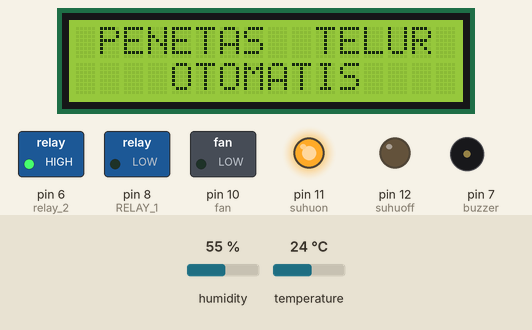
Bench run of a sketch on a simulated Arduino Uno, built with avr-gcc and run on an emulated ATmega328P. Shown: 16×2 character LCD, switched loads named in the sketch (green lamp = pin HIGH), output pins drawn as LEDs (lit = HIGH), buzzer (waves = sounding, pin HIGH). Wiring (inferred from the names in the program): DHT11 sensor: data pin 2. The inputs (shaded band) are chosen by the test bench; at power-on: temperature 24 °C, humidity 55 %. EEPROM starts erased; what the sketch prints to the serial monitor is not drawn.

Above: at 1.9 s.
2.0 s: temperature set to 41 °C
At 5.9 s:
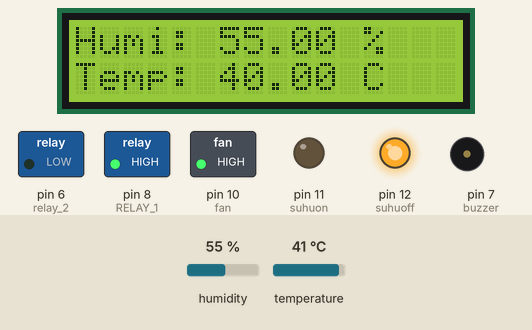
6.2 s: temperature set to 28 °C
At 10.2 s:
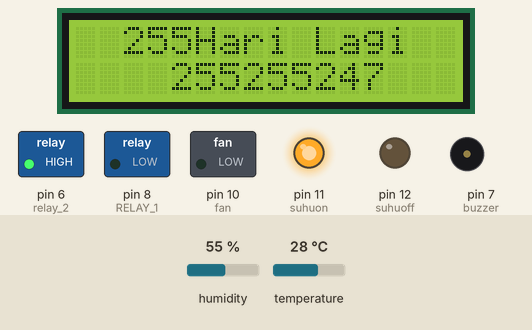
12.9 s: temperature set to 39 °C
At 17.7 s:
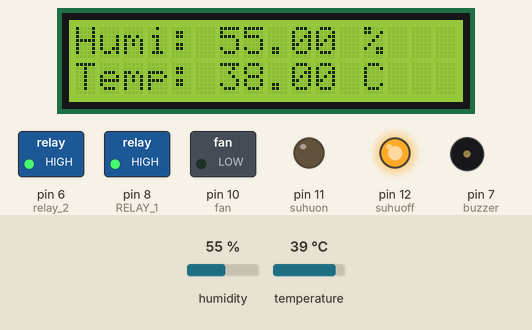
18.2 s: humidity set to 22 %
At 21.3 s:
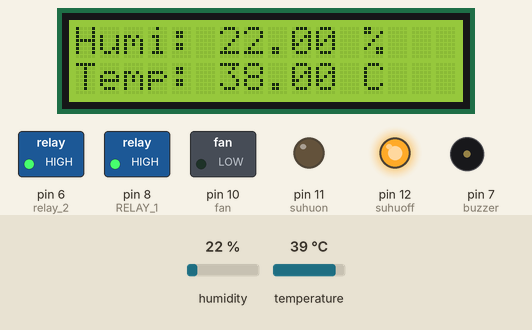
Timing chart, 0 to 22.8 s (numbered marks = the images above; inputs shaded):
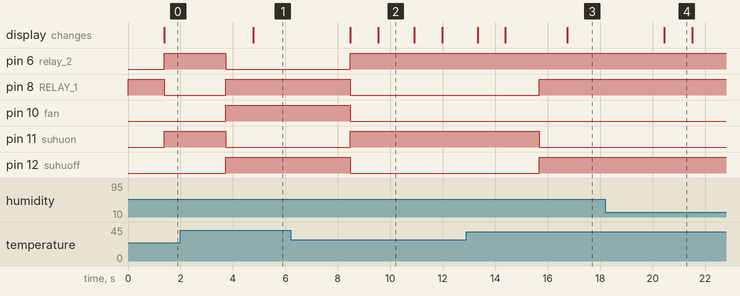

The sketch:

sketch_apr29a.ino
```cpp
#include <Wire.h> // Include Wire.h to control I2C
#include <LiquidCrystal_I2C.h> //Download & include the code library can be downloaded below
LiquidCrystal_I2C lcd(0x3F,2,1,0,4,5,6,7,3, POSITIVE); // pins connected to LCD
#include "DHT.h"
#include <EEPROM.h>
#define DHTPIN 2 // definisikan pin yang digunakan utk sensor DHT11

// Tentukan jenis DHT yang digunakan (pilih salah satu)
// Saat ini yang dipilih adalah DHT11
#define DHTTYPE DHT11 // DHT 11


DHT dht(DHTPIN, DHTTYPE);

#define RELAY_ON 0
#define RELAY_OFF 1
#define RELAY_1  8   // pin yang digunakan yaitu pin 8
#define RELAY_2  6

#define suhuon 11
#define suhuoff 12

  float h = dht.readHumidity();
  float t = dht.readTemperature();
  float a = t-1;

long durasiSerial = 0;
long durasiLed = 0;
long jedaText = 3000;
long jedaLed = 8000;
long jedaSerial = 12000;


int S = 59; // count seconds
int M = 59; // count minutes
int H = 23; // count hours
int D = 20;
int i;

void setup()
{
  Serial.println("DHTxx test!");
  dht.begin();

 // Set pin as output.
  pinMode(RELAY_1, OUTPUT);
  pinMode(6, OUTPUT); //relay 2
  pinMode(suhuon, OUTPUT);
  pinMode(suhuoff, OUTPUT);
  pinMode(10, OUTPUT); //fan
  pinMode(7, OUTPUT); //buzzer

 // Initialize relay one as off so that on reset it would be off by default
  digitalWrite(RELAY_1, RELAY_OFF);

  lcd.begin (16,2);
  Serial.begin(9600);
}

void loop()
{
  float h = dht.readHumidity();
  float t = dht.readTemperature();
  float a = t-1;
  unsigned long curr = millis();


 S = EEPROM.read(60);
 M = EEPROM.read(61);
 H = EEPROM.read(0);
 D = EEPROM.read(1);

   if (D<0)
 {
 D=20;
 H=23;
 M=59;
 S=59;
 }

  S--;
 delay(1000);

 if(S<0)
 {
 M--;
 S=59;
 }

 if(M<0)
 {
 H--;
 M=59;
 }

 if(H<0)
 {
 D--;
 H=23;
 }

 EEPROM.write(60, S);
 EEPROM.write(61, M);
 EEPROM.write(0, H);
 EEPROM.write(1, D);


 if(S==50 && M==59 && H==23 && D==2)
  {
    digitalWrite(7, HIGH);
  }
  if(S==48 && M==59 && H==23 && D==2)
  {
    digitalWrite(7, LOW);
  }
  if(S==47 && M==59 && H==23 && D==2)
  {
    digitalWrite(7, HIGH);
  }
  if(S==45 && M==59 && H==23 && D==2)
  {
    digitalWrite(7, LOW);
  }
  if(S==44 && M==59 && H==23 && D==2)
  {
    digitalWrite(7, HIGH);
  }
  if(S==41 && M==59 && H==23 && D==2)
  {
    digitalWrite(7, LOW);
  }


  if(S==50 && M==59 && H==23 && D==1)
  {
    digitalWrite(7, HIGH);
  }
  if(S==48 && M==59 && H==23 && D==1)
  {
    digitalWrite(7, LOW);
  }
  if(S==47 && M==59 && H==23 && D==1)
  {
    digitalWrite(7, HIGH);
  }
  if(S==44 && M==59 && H==23 && D==1)
  {
    digitalWrite(7, LOW);
  }


   if(S==10 && M==0 && H==0 && D==0)
  {
    digitalWrite(7, HIGH);
  }
  if(S==0 && M==0 && H==0 && D==0)
  {
    digitalWrite(7, LOW);
  }

//displaylcd

 if(curr - durasiSerial < jedaText)
      {
        lcd.clear();
        text();
      }
      if(curr - durasiSerial > jedaText)
       {
       lcd.clear();       // suhu();
       lcd.setCursor(0,0);
       lcd.print("Humi: ");
       lcd.print(h);
       lcd.print(" %      ");
       lcd.setCursor(0,1);
       lcd.print("Temp: ");
       lcd.print(a);
       lcd.print(" C      ");
       Serial.println(millis());
       }
       if(curr - durasiSerial > jedaLed)
       {
        lcd.clear();
       timer();
 if(M>9)
 {
 lcd.setCursor(7,1);
 lcd.print(M);
 }
 else
 {
 lcd.setCursor(7,1);
 lcd.print("0");
 lcd.setCursor(8,1);
 lcd.print(M);
 lcd.setCursor(9,1);
 lcd.print(":");
 }

 if(S>9)
 {
 lcd.setCursor(10,1);
 lcd.print(S);
 }
 else
 {
 lcd.setCursor(10,1);
 lcd.print("0");
 lcd.setCursor(11,1);
 lcd.print(S);
 lcd.setCursor(12,1);
 lcd.print(" ");
 }

 if(H>9)
 {
 lcd.setCursor(4,1);
 lcd.print (H);
 }
 else
 {
 lcd.setCursor(4,1);
 lcd.print("0");
 lcd.setCursor(5,1);
 lcd.print(H);
 lcd.setCursor(6,1);
 lcd.print(":");
 }
  if(D>9)
 {
 lcd.setCursor(2,0);
 lcd.print (D);
 }
 else
 {
 lcd.setCursor(3,0);
 lcd.print("0");
 lcd.setCursor(4,0);
 lcd.print(D);
 }

  if(curr - durasiSerial > jedaSerial)
        {
          durasiSerial = curr;
        }
       }


      Serial.println(curr - durasiSerial);

//end display

  // Baca humidity dan temperature


  // Cek hasil pembacaan, dan tampilkan bila ok
  if (isnan(t) || isnan(h)) {
    Serial.println("Failed to read from DHT");
    return;
  }


  if (a<37)// ON
{
  digitalWrite(6, HIGH);
}
 else if (a>38)//OFF
  {
  digitalWrite(6, LOW);
  }

  if (a<37)// ON
{
  digitalWrite(RELAY_1, RELAY_ON);
  digitalWrite(suhuon, HIGH);
  digitalWrite(suhuoff, LOW);
}
 else if (a>37.5)//OFF
  {
  digitalWrite(RELAY_1, RELAY_OFF);
  digitalWrite(suhuoff, HIGH);
  digitalWrite(suhuon, LOW);
  }


  if (a<38)
  {
    digitalWrite(10, LOW);
  }
  if (a>38)
  {
    digitalWrite(10, HIGH);
  }


  if(H==23)
   {
    digitalWrite(10, HIGH);
  }
  if(H==22)
  {
    digitalWrite(10, LOW);
  }
  if(H==17)
   {
    digitalWrite(10, HIGH);
  }
  if(H==16)
  {
    digitalWrite(10, LOW);
  }
  if(H==11)
   {
    digitalWrite(10, HIGH);
  }
  if(H==10)
  {
    digitalWrite(10, LOW);
  }
    if(H==5)
   {
    digitalWrite(10, HIGH);
  }
  if(H==4)
  {
    digitalWrite(10, LOW);
  }

}

unsigned long timer()
    {
 lcd.setCursor(5,0);
 lcd.print("Hari Lagi");
 lcd.setCursor(6,1);
 lcd.print(":");
 lcd.setCursor(9,1);
 lcd.print(":");
    }

  unsigned long suhu()
  {
     float h = dht.readHumidity();
  float t = dht.readTemperature();
  float a = t-1;
   if (isnan(t) || isnan(h)) {
    Serial.println("Failed to read from DHT");
    return;   }
  lcd.setCursor(0,0);
  lcd.print("Humi: ");
  lcd.print(h);
  lcd.print(" %      ");
  lcd.setCursor(0,1);
  lcd.print("Temp: ");
  lcd.print(a);
  lcd.print(" C      ");
  lcd.clear();
  }

  unsigned long text()
    {
 lcd.setCursor(1,0);
 lcd.print("PENETAS  TELUR");
 lcd.setCursor(4,1);
 lcd.print("OTOMATIS");
    }
```

Measured:
- after the input at 2.0 s, pin 6 (relay_2), pin 11 (suhuon): HIGH → LOW after 1.7 s; pin 8 (RELAY_1), pin 10 (fan), pin 12 (suhuoff): LOW → HIGH after 1.7 s; the display: changes after 2.8 s (image 1)
- after the input at 6.2 s, pin 6 (relay_2), pin 11 (suhuon): LOW → HIGH after 2.3 s; pin 8 (RELAY_1), pin 10 (fan), pin 12 (suhuoff): HIGH → LOW after 2.3 s
- after the input at 12.9 s, pin 8 (RELAY_1), pin 12 (suhuoff): LOW → HIGH after 2.8 s; pin 11 (suhuon): HIGH → LOW after 2.8 s
- what the display in image 2 shows lasts 1.3 s, from 9.6 s to 10.9 s
- what the display in image 4 shows lasts 1.1 s, from 20.4 s to 21.5 s
